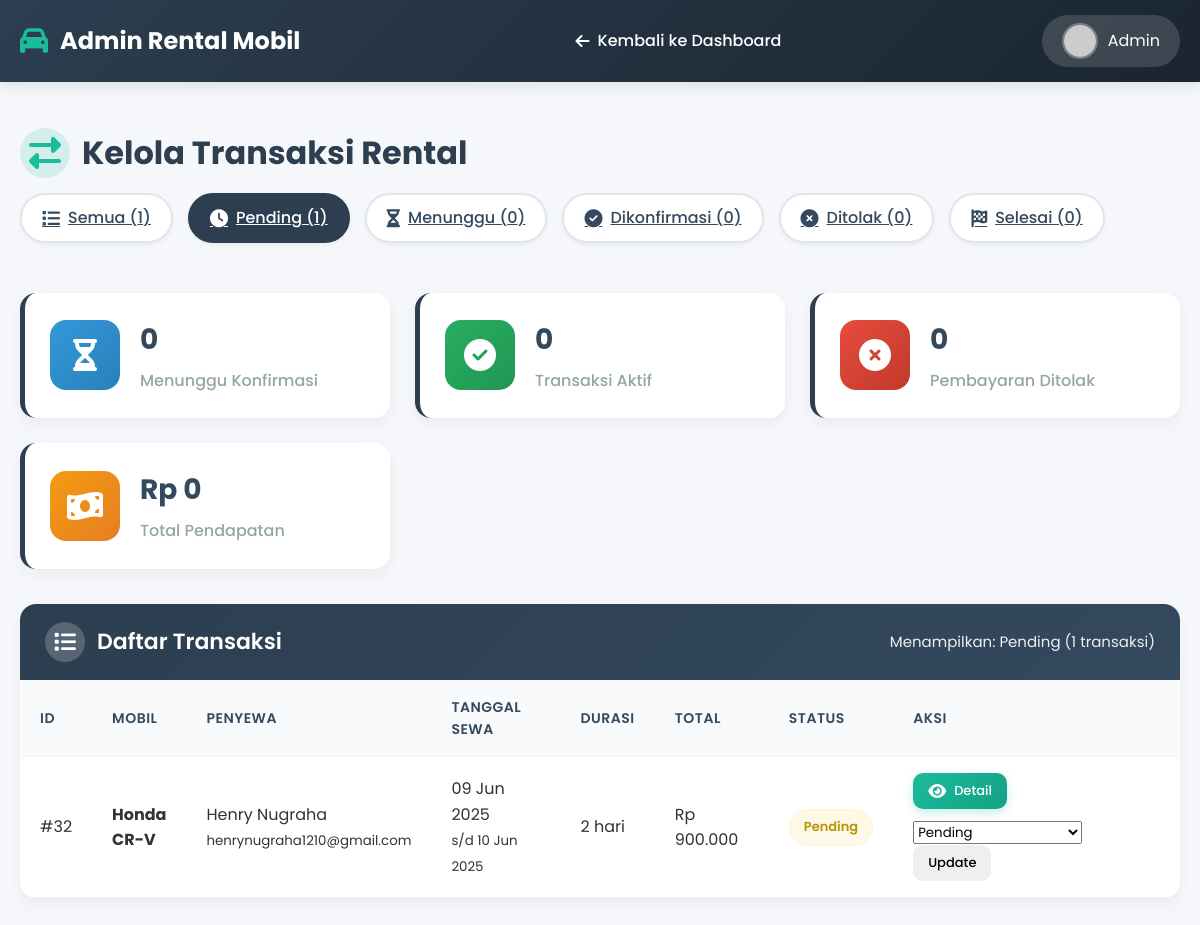
Page /admin_transaksi.php?status=pending (signed in) on the committed database.
### tables this page shows
CREATE TABLE `sewa` (
  `id` int(11) NOT NULL,
  `mobil_id` int(11) NOT NULL,
  `user_id` int(11) NOT NULL,
  `tanggal_mulai` date NOT NULL,
  `tanggal_selesai` date NOT NULL,
  `total_harga` decimal(10,2) NOT NULL,
  `rental_days` int(11) NOT NULL,
  `metode_pembayaran` varchar(50) DEFAULT NULL,
  `bukti_pembayaran` varchar(255) DEFAULT NULL,
  `status` enum('pending','confirmed','cancelled','awaiting_confirmation','rejected','completed') NOT NULL DEFAULT 'pending',
  `created_at` timestamp NOT NULL DEFAULT current_timestamp(),
  `updated_at` timestamp NOT NULL DEFAULT current_timestamp() ON UPDATE current_timestamp()
);

CREATE TABLE `mobil` (
  `id` int(11) NOT NULL,
  `brand` varchar(50) NOT NULL,
  `model` varchar(50) NOT NULL,
  `price_per_day` decimal(10,2) NOT NULL,
  `status` enum('available','rented','booked') DEFAULT 'available',
  `image` varchar(255) DEFAULT NULL,
  `created_at` timestamp NOT NULL DEFAULT current_timestamp(),
  `fuel_type` varchar(20) DEFAULT 'Bensin',
  `transmission` varchar(20) DEFAULT 'Automatic',
  `seats` int(11) NOT NULL DEFAULT 5,
  `type` varchar(50) NOT NULL
);

CREATE TABLE `users` (
  `id` int(11) NOT NULL,
  `name` varchar(100) DEFAULT NULL,
  `email` varchar(100) DEFAULT NULL,
  `password` varchar(255) DEFAULT NULL,
  `role` enum('admin','user') DEFAULT 'user'
);

### admin_transaksi.php (the view, shortened to what this page needs)
<?php
$db = new Database();
$conn = $db->connect();
$status_filter = $_GET['status'] ?? 'all';
$status_condition = '';
if (in_array($status_filter, ['pending', 'awaiting_confirmation', 'confirmed', 'rejected', 'completed'])) {
    $status_condition = "WHERE sewa.status = '$status_filter'";
} elseif ($status_filter === 'all') {
    $status_condition = '';
} else {
    $status_filter = 'all';
}
$stmt = $conn->prepare("
    SELECT sewa.*,
           mobil.brand AS mobil_brand,
           mobil.model AS mobil_model,
           users.name AS user_nama,
           users.email AS user_email
    FROM sewa
    INNER JOIN mobil ON sewa.mobil_id = mobil.id
    INNER JOIN users ON sewa.user_id = users.id
    $status_condition
    ORDER BY sewa.created_at DESC
");
$stmt->execute();
$transactions = $stmt->fetchAll(PDO::FETCH_ASSOC);
$status_counts = [
    'pending' => 0,
    'awaiting_confirmation' => 0,
    'confirmed' => 0,
    'rejected' => 0,
    'completed' => 0,
    'unknown' => 0,
    'total' => 0
];
$statistics = [];
if (!empty($transactions) && is_array($transactions)) {
    foreach ($transactions as $trx) {
        $status = $trx['status'] ?? 'unknown';
        if (array_key_exists($status, $status_counts)) {
            $status_counts[$status]++;
        } else {
            $status_counts['unknown']++;
        }
        $status_counts['total']++;
    }
}try {
    $stmt = $conn->query("SELECT SUM(total_harga) AS total_revenue FROM sewa WHERE status = 'completed'");
    $result = $stmt->fetch(PDO::FETCH_ASSOC);
    $statistics['revenue'] = $result['total_revenue'] ?? 0;
} catch (Exception $e) {
    $statistics['revenue'] = 0;
}
?>
<!DOCTYPE html>
<html lang="id">
<head>
    <link rel="stylesheet" href="https://cdnjs.cloudflare.com/ajax/libs/font-awesome/6.4.0/css/all.min.css">
</head>
<body>
    <header>
        <div class="header-content">
            <div class="logo">
                <i class="fas fa-car"></i>
                <span>Admin Rental Mobil</span>
            </div>
            <nav class="admin-nav">
            <ul>
                <li><a href="dashboard.php"><i class="fas fa-arrow-left"></i> Kembali ke Dashboard</a></li>
            </ul>
            </nav>
            <div class="user-info">
                <img src="https://ui-avatars.com/api/?name=Admin&background=3498db&color=fff" alt="Admin">
                <span>Admin</span>
            </div>
        </div>
    </header>
    <div class="admin-container">
        <div class="page-title">
            <h1><i class="fas fa-exchange-alt"></i> Kelola Transaksi Rental</h1>
            <div class="filter-container">
                <a href="?status=all" class="filter-btn <?= $status_filter === 'all' ? 'active' : '' ?>">
                    <i class="fas fa-list"></i> Semua (<?= $status_counts['total'] ?>)
                </a>
                <a href="?status=pending" class="filter-btn <?= $status_filter === 'pending' ? 'active' : '' ?>">
                    <i class="fas fa-clock"></i> Pending (<?= $status_counts['pending'] ?>)
                </a>
                <a href="?status=awaiting_confirmation" class="filter-btn <?= $status_filter === 'awaiting_confirmation' ? 'active' : '' ?>">
                    <i class="fas fa-hourglass-half"></i> Menunggu (<?= $status_counts['awaiting_confirmation'] ?>)
                </a>
                <a href="?status=confirmed" class="filter-btn <?= $status_filter === 'confirmed' ? 'active' : '' ?>">
                    <i class="fas fa-check-circle"></i> Dikonfirmasi (<?= $status_counts['confirmed'] ?>)
                </a>
                <a href="?status=rejected" class="filter-btn <?= $status_filter === 'rejected' ? 'active' : '' ?>">
                    <i class="fas fa-times-circle"></i> Ditolak (<?= $status_counts['rejected'] ?>)
                </a>
                <a href="?status=completed" class="filter-btn <?= $status_filter === 'completed' ? 'active' : '' ?>">
                    <i class="fas fa-flag-checkered"></i> Selesai (<?= $status_counts['completed'] ?>)
                </a>
            </div>
        </div>
        <div class="stats-container">
            <div class="stat-card">
                <div class="stat-icon" style="background: linear-gradient(135deg, #3498db, #2980b9);">
                    <i class="fas fa-hourglass-half"></i>
                </div>
                <div class="stat-info">
                    <h3><?= $status_counts['awaiting_confirmation'] ?></h3>
                    <p>Menunggu Konfirmasi</p>
                </div>
            </div>
            <div class="stat-card">
                <div class="stat-icon" style="background: linear-gradient(135deg, #27ae60, #219653);">
                    <i class="fas fa-check-circle"></i>
                </div>
                <div class="stat-info">
                    <h3><?= $status_counts['confirmed'] ?></h3>
                    <p>Transaksi Aktif</p>
                </div>
            </div>
            <div class="stat-card">
                <div class="stat-icon" style="background: linear-gradient(135deg, #e74c3c, #c0392b);">
                    <i class="fas fa-times-circle"></i>
                </div>
                <div class="stat-info">
                    <h3><?= $status_counts['rejected'] ?></h3>
                    <p>Pembayaran Ditolak</p>
                </div>
            </div>
            <div class="stat-card">
                <div class="stat-icon" style="background: linear-gradient(135deg, #f39c12, #e67e22);">
                    <i class="fas fa-money-bill-wave"></i>
                </div>
                <div class="stat-info">
                    <h3>Rp <?= number_format($statistics['revenue']) ?></h3>
                    <p>Total Pendapatan</p>
                </div>
            </div>
        </div>
        <div class="card">
            <div class="card-header">
                <h2><i class="fas fa-list"></i> Daftar Transaksi</h2>
                <div style="color: #ecf0f1; font-size: 15px;">
                    Menampilkan: <?= $status_filter === 'all' ? 'Semua' : ucfirst(str_replace('_', ' ', $status_filter)) ?>
                    (<?= isset($transactions) && is_array($transactions) ? count($transactions) : 0 ?> transaksi)
                </div>
            </div>
            <div class="card-body">
                <?php if (empty($transactions)): ?>
                    <div class="empty-state">
                        <i class="fas fa-file-invoice-dollar"></i>
                        <h3>Tidak Ada Transaksi</h3>
                        <p>Tidak ditemukan transaksi dengan status yang dipilih. Silakan pilih filter lain.</p>
                    </div>
                <?php else: ?>
                    <table>
                        <thead>
                            <tr>
                                <th>ID</th>
                                <th>Mobil</th>
                                <th>Penyewa</th>
                                <th>Tanggal Sewa</th>
                                <th>Durasi</th>
                                <th>Total</th>
                                <th>Status</th>
                                <th>Aksi</th>
                            </tr>
                        </thead>
                        <tbody>
                            <?php foreach ($transactions as $trx): ?>
                                <?php
                                $badge_class = '';
                                switch ($trx['status']) {
                                    case 'pending':
                                        $badge_class = 'badge-pending';
                                        break;
                                }
                                $start = date('d M Y', strtotime($trx['tanggal_mulai']));
                                $end = date('d M Y', strtotime($trx['tanggal_selesai']));
                                ?>
                                <tr>
                                    <td>#<?= $trx['id'] ?></td>
                                    <td>
                                        <strong><?= htmlspecialchars($trx['mobil_brand']) ?></strong><br>
                                        <strong><?= htmlspecialchars($trx['mobil_model']) ?></strong><br>
                                    <td>
                                        <?= htmlspecialchars($trx['user_nama']) ?><br>
                                        <small><?= htmlspecialchars($trx['user_email']) ?></small>
                                    </td>
                                    <td>
                                        <?= $start ?><br>
                                        <small>s/d <?= $end ?></small>
                                    </td>
                                    <td><?= $trx['rental_days'] ?> hari</td>
                                    <td>Rp <?= number_format($trx['total_harga'], 0, ',', '.') ?></td>
                                    <td>
                                        <span class="badge <?= $badge_class ?>">
                                            <?= ucfirst(str_replace('_', ' ', $trx['status'])) ?>
                                        </span>
                                    </td>
                                    <td>
                                        <div class="action-buttons">
                                            <button class="btn btn-info btn-sm view-detail"
                                                    data-id="<?= $trx['id'] ?>"
                                                    data-user="<?= htmlspecialchars($trx['user_nama']) ?>"
                                                    data-email="<?= htmlspecialchars($trx['user_email']) ?>"
                                                    data-car="<?= htmlspecialchars($trx['mobil_brand']) ?>"
                                                    data-model="<?= htmlspecialchars($trx['mobil_model']) ?>"
                                                    data-method="<?= htmlspecialchars($trx['metode_pembayaran']) ?>"
                                                    data-start="<?= $start ?>"
                                                    data-end="<?= $end ?>"
                                                    data-days="<?= $trx['rental_days'] ?>"
                                                    data-amount="Rp <?= number_format($trx['total_harga'], 0, ',', '.') ?>"
                                                    data-proof="<?= htmlspecialchars($trx['bukti_pembayaran']) ?>"
                                                    data-status="<?= $trx['status'] ?>">
                                                <i class="fas fa-eye"></i> Detail
                                            </button>
                                            <form method="post" class="d-inline">
                                                <select name="new_status" class="form-select form-select-sm">
                                                    <option value="pending" <?= $trx['status'] === 'pending' ? 'selected' : '' ?>>Pending</option>
                                                </select>
                                                <button type="submit" class="btn btn-sm btn-primary mt-1">Update</button>
                                            </form>
                                        </div>
                                    </td>
                                </tr>
                            <?php endforeach; ?>
                        </tbody>
                    </table>
                <?php endif; ?>
            </div>
        </div>
    </div>
</body>
</html>

### rows in the picture
sewa: id "32", mobil.brand "Honda", mobil.model "CR-V", user.name "Henry Nugraha", user.email "henrynugraha1210@gmail.com", tanggal_mulai "09 Jun 2025", tanggal_selesai "10 Jun 2025", rental_days "2", total_harga "900.000", status "Pending", new_status "Pending"

### other values in the picture
$status_counts['total'] "1"
$status_counts['pending'] "1"
$status_counts['awaiting_confirmation'] "0"
$status_counts['confirmed'] "0"
$status_counts['rejected'] "0"
$status_counts['completed'] "0"
$statistics['revenue'] "0"
str_replace('_', ' ', $status_filter) "Pending"
count($transactions) "1"
